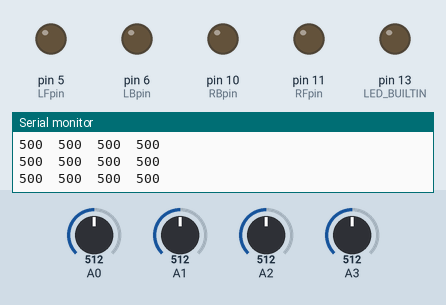
Recording of a sketch running on a simulated Arduino Uno, built with avr-gcc and run on an emulated ATmega328P. On the bench: output pins drawn as LEDs (lit = HIGH), the last lines printed to the serial monitor. Dashed ring = blinking. The test bench sets the inputs (shaded band); at power-on: A0 = 512, A3 = 512, A1 = 512, A2 = 512.

Above: at 8.7 s.
8.8 s: A0 set to 324
10.3 s: A0 set to 292
At 10.45 s:
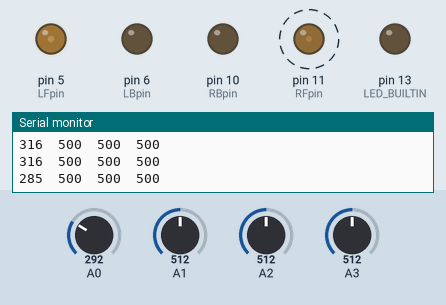
13.3 s: A3 set to 323
16.3 s: A3 set to 289
At 17.3 s:
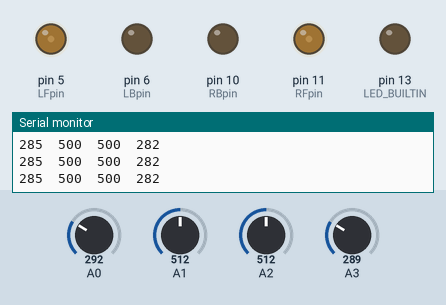
19.3 s: A0 set to 716
At 19.69 s:
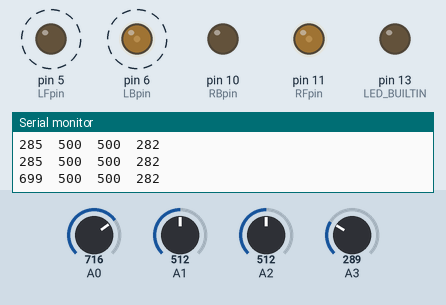
22.3 s: A1 set to 322
25.3 s: A1 set to 295
At 25.9 s:
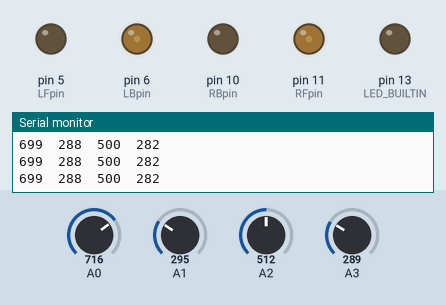
Timing chart, 0 to 28.3 s (numbered marks = the images above; inputs shaded):
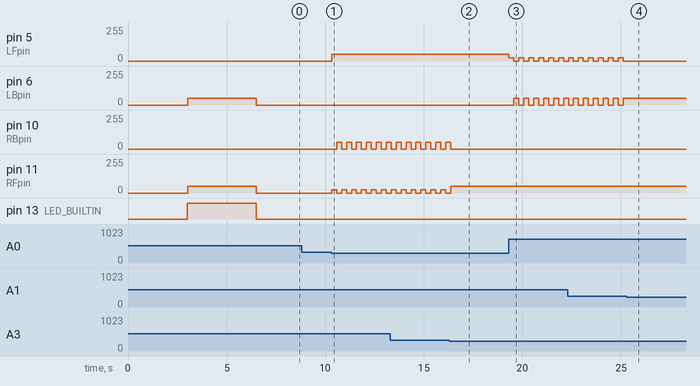

The sketch:

Moving_v11.ino
```cpp
#include <QTRSensors.h>

// This example is designed for use with six analog QTR sensors. These
// reflectance sensors should be connected to analog pins A0 to A5. The
// sensors' emitter control pin (CTRL or LEDON) can optionally be connected to
// digital pin 2, or you can leave it disconnected and remove the call to
// setEmitterPin().
//
// The setup phase of this example calibrates the sensors for ten seconds and
// turns on the Arduino's LED (usually on pin 13) while calibration is going
// on. During this phase, you should expose each reflectance sensor to the
// lightest and darkest readings they will encounter. For example, if you are
// making a line follower, you should slide the sensors across the line during
// the calibration phase so that each sensor can get a reading of how dark the
// line is and how light the ground is. Improper calibration will result in
// poor readings.
//
// The main loop of the example reads the calibrated sensor values and uses
// them to estimate the position of a line. You can test this by taping a piece
// of 3/4" black electrical tape to a piece of white paper and sliding the
// sensor across it. It prints the sensor values to the serial monitor as
// numbers from 0 (maximum reflectance) to 1000 (minimum reflectance) followed
// by the estimated location of the line as a number from 0 to 5000. 1000 means
// the line is directly under sensor 1, 2000 means directly under sensor 2,
// etc. 0 means the line is directly under sensor 0 or was last seen by sensor
// 0 before being lost. 5000 means the line is directly under sensor 5 or was
// last seen by sensor 5 before being lost.

QTRSensors qtr;

const uint8_t SensorCount = 4;
// create arrays for values of sensors
uint16_t sensorValues[SensorCount];
bool completeLeftTurn = false;
bool lastLeftTurn = false;
bool completeRightTurn = false;
bool lastRightTurn = false;
bool strongBlack[SensorCount];
uint16_t maximumValues[SensorCount];
uint16_t sensorRange[SensorCount];
uint16_t minimumValues[SensorCount];
int nowhereTimer = 0;
int lastMove = 0;

// values of speed for motors
int fullSpeed = 50;
uint8_t stopSpeed = 0;

// movement logic booleans
uint8_t moveLeftCounter = 0;
uint8_t moveRightCounter = 0;
uint8_t moveForwardCounter = 0;

// define Left Front and Back pins, Right Front and Back pins
uint16_t RFpin = 11;
uint16_t RBpin = 10;
uint16_t LFpin = 5;
uint16_t LBpin = 6;

// define robot movements
// slight left turn, while moving
void move_left()
{
    analogWrite(LFpin, fullSpeed * 0.5);
    analogWrite(LBpin, 0);
    analogWrite(RFpin, fullSpeed);
    analogWrite(RBpin, 0);
    // delay(200);
}
// 90-degree T-intersection left
void turn_left()
{
    analogWrite(LFpin, 0);
    analogWrite(LBpin, fullSpeed);
    analogWrite(RFpin, fullSpeed);
    analogWrite(RBpin, 0);
}
// slight right turn,while moving
void move_right()
{
    analogWrite(LFpin, fullSpeed);
    analogWrite(LBpin, 0);
    analogWrite(RBpin, 0);
    analogWrite(RFpin, fullSpeed * 0.5);
    // delay(200);
}
// 90-degree T-intersection turn
void turn_right()
{
    analogWrite(LBpin, 0);
    analogWrite(LFpin, fullSpeed);
    analogWrite(RBpin, fullSpeed);
    analogWrite(RFpin, 0);
}

void move_forward()
{
    analogWrite(LFpin, fullSpeed);
    analogWrite(LBpin, 0);
    analogWrite(RFpin, fullSpeed);
    analogWrite(RBpin, 0);
}

void move_back()
{
    analogWrite(LBpin, fullSpeed);
    analogWrite(LFpin, 0);
    analogWrite(RBpin, fullSpeed);
    analogWrite(RFpin, 0);
}

void move_stop()
{
    analogWrite(LFpin, 0);
    analogWrite(LBpin, 0);
    analogWrite(RFpin, 0);
    analogWrite(RBpin, 0);
}

void check_sensors()
{
    qtr.readLineBlack(sensorValues);
    // check if sensor has strong signal
    for (uint8_t i = 0; i < SensorCount; i++)
    {
        if (sensorValues[i] > sensorRange[i] / 3)
        {
            strongBlack[i] = true;
        }
        else
            strongBlack[i] = false;
    }
}

void find_lane()
{
    // lost line
    if (strongBlack[0] == false and strongBlack[1] == false and strongBlack[2] == false and strongBlack[3] == false and lastLeftTurn == true)
    {
        turn_left();
        // move_left();
    }
    if (strongBlack[0] == false and strongBlack[1] == false and strongBlack[2] == false and strongBlack[3] == false and lastRightTurn == true)
    {
        turn_right();
        // move_right();
    }
    if (strongBlack[0] == false and strongBlack[1] == false and strongBlack[2] == false and strongBlack[3] == false and lastRightTurn == false and lastLeftTurn == false)
    {
        turn_left();
        move_back();
    }
}

void follow_line()
{
    if (moveForwardCounter == 0 and moveLeftCounter == 0 and moveRightCounter == 0)
    {
        find_lane();
    }
    // oxxo
    if (strongBlack[1] == true and strongBlack[2] == true and strongBlack[0] == false and strongBlack[3] == false)
    {
        move_forward();
        completeLeftTurn = false;
        completeRightTurn = false;
        nowhereTimer = 0;
    }
    // xxoo
    if (strongBlack[1] == true and strongBlack[0] == true and strongBlack[2] == false and strongBlack[3] == false)
    {
        move_left();
        completeLeftTurn = true;
        nowhereTimer = 0;
        lastLeftTurn = true;
        lastRightTurn = false;
    }
    // oxoo
    if (strongBlack[1] == true and strongBlack[0] == false and strongBlack[2] == false and strongBlack[3] == false)
    {
        move_left();
        completeLeftTurn = true;
        nowhereTimer = 0;
        lastLeftTurn = true;
        lastRightTurn = false;
    }
    // xooo
    if (strongBlack[0] == true and strongBlack[1] == false and strongBlack[2] == false and strongBlack[3] == false)
    {
        move_left();
        completeLeftTurn = true;
        nowhereTimer = 0;
        lastLeftTurn = true;
        lastRightTurn = false;
    }

    // ooxx
    if (strongBlack[2] == true and strongBlack[3] == true and strongBlack[0] == false and strongBlack[1] == false)
    {
        move_right();
        completeRightTurn = true;
        nowhereTimer = 0;
        lastLeftTurn = false;
        lastRightTurn = true;
    }
    // ooxo
    if (strongBlack[2] == true and strongBlack[3] == false and strongBlack[0] == false and strongBlack[1] == false)
    {
        move_right();
        completeRightTurn = true;
        nowhereTimer = 0;
        lastLeftTurn = false;
        lastRightTurn = true;
    }
    // ooox
    if (strongBlack[3] == true and strongBlack[2] == false and strongBlack[0] == false and strongBlack[1] == false)
    {
        move_right();
        completeRightTurn = true;
        nowhereTimer = 0;
        lastLeftTurn = false;
        lastRightTurn = true;
    }

    // xxxo Swift left
    while (strongBlack[0] == true and strongBlack[1] == true and strongBlack[2] == true and strongBlack[3] == false)
    {
        completeLeftTurn = true;
        lastLeftTurn = true;
        lastRightTurn = false;
    completeLeftturn:
        move_left();
        delay(250);
        turn_left();
        delay(250);
        // delay(250);
        check_sensors();

        // if xxxx during turn
        if (strongBlack[0] == true and strongBlack[1] == true and strongBlack[2] == true and strongBlack[3] == true and completeLeftTurn == true)
        {
            turn_left();
            delay(250);
            goto completeLeftturn;
        }
        if (strongBlack[0] == false and strongBlack[1] == true and strongBlack[2] == true and strongBlack[3] == true and completeLeftTurn == false)
        {
            completeLeftTurn = false;
            nowhereTimer = 0;
            break;
        }
    }
    // oxxx Swift right
    while (strongBlack[0] == false and strongBlack[1] == true and strongBlack[2] == true and strongBlack[3] == true)
    {
        completeRightTurn = true;
        lastLeftTurn = false;
        lastRightTurn = true;
    completeRightturn:
        move_right();
        delay(250);
        turn_right();
        delay(250);
        check_sensors();
        // if xxxx during turn
        if (strongBlack[0] == true and strongBlack[1] == true and strongBlack[2] == true and strongBlack[3] == true and completeRightTurn == true)
        {
            turn_right();
            delay(250);
            goto completeRightturn;
        }

        if (strongBlack[0] == false and strongBlack[1] == true and strongBlack[2] == true and strongBlack[3] == true and completeRightTurn == false)
        {
            completeRightTurn = false;
            nowhereTimer = 0;
            break;
        }
    }
    find_lane();
}
// initial delay before starting robot movements and measurements
void setup()
{
    // configure the sensors
    qtr.setTypeAnalog();
    qtr.setSensorPins((const uint8_t[]){A0, A1, A2, A3}, SensorCount);
    qtr.setEmitterPin(3);

    // initiate motor controlling pins
    pinMode(5, OUTPUT);
    pinMode(6, OUTPUT);
    pinMode(11, OUTPUT);
    pinMode(10, OUTPUT);

    delay(3000);
    pinMode(LED_BUILTIN, OUTPUT);
    digitalWrite(LED_BUILTIN, HIGH); // turn on Arduino's LED to indicate we are in calibration mode

    // analogRead() takes about 0.1 ms on an AVR.
    // 0.1 ms per sensor * 4 samples per sensor read (default) * 4 sensors
    // * 10 reads per calibrate() call = ~16 ms per calibrate() call.
    // Call calibrate() 140 times to make calibration take about 2.24 seconds.
    for (uint16_t i = 0; i < 140; i++)
    {
        qtr.calibrate();
        turn_left();
    }
    move_stop();
    digitalWrite(LED_BUILTIN, LOW); // turn off Arduino's LED to indicate we are through with calibration

    // print the calibration minimum values measured when emitters were on
    Serial.begin(9600);
    for (uint8_t i = 0; i < SensorCount; i++)
    {
        minimumValues[i] = qtr.calibrationOn.minimum[i];
        Serial.print(qtr.calibrationOn.minimum[i]);
        Serial.print(' ');
    }
    Serial.println();

    // print the calibration maximum values measured when emitters were on
    for (uint8_t i = 0; i < SensorCount; i++)
    {
        maximumValues[i] = qtr.calibrationOn.maximum[i];
        sensorRange[i] = maximumValues[i] - minimumValues[i];
        Serial.print(qtr.calibrationOn.maximum[i]);
        Serial.print(' ');
    }
    Serial.println();
    Serial.println();
    delay(1000);
}

void loop()
{
    // read calibrated sensor values and obtain a measure of the line position
    // from 0 to 5000 (for a white line, use readLineWhite() instead)
    uint16_t position = qtr.readLineBlack(sensorValues);
    check_sensors();
    // print the sensor values as numbers from 0 to 1000, where 0 means maximum
    // reflectance and 1000 means minimum reflectance, followed by the line
    // position
    for (uint8_t i = 0; i < SensorCount; i++)
    {
        // Serial.print(SensorCount);
        Serial.print(sensorValues[i]);
        Serial.print('\t');
    }
    Serial.println();
    follow_line();
    // Serial.println(position);
    /*  else
      {
        nowhereTimer=nowhereTimer+millis();
        Serial.println(nowhereTimer);
      }*/
}
```

Measured:
- the behaviour switches between 308 and 307 on A0 (found by bisection; images 0 and 1)
- the behaviour switches between 308 and 307 on A3 (found by bisection; images 1 and 2)
- the behaviour switches between 308 and 307 on A1 (found by bisection; images 3 and 4)
- after the input at 10.3 s, pin 5 (LFpin): 0/255 → 50/255 at once; pin 10 (RBpin): alternates 50/255 for 0.25 s and 0/255 for 0.25 s, starting after 0.28 s; pin 11 (RFpin): alternates 25/255 for 0.25 s and 0/255 for 0.25 s, starting at once
- after the input at 16.3 s, pin 10 (RBpin): goes on until 16.4 s, then stays 0/255
- after the input at 19.3 s, pin 5 (LFpin): alternates 25/255 for 0.25 s and 0/255 for 0.25 s, starting at once; pin 6 (LBpin): alternates 50/255 for 0.25 s and 0/255 for 0.25 s, starting after 0.27 s
- after the input at 25.3 s, pin 5 (LFpin): stops changing and stays 0/255; pin 6 (LBpin): stops changing and stays 50/255
